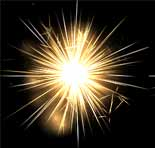
%> input picture vox (2).png, 155 x 148 px
$ octave spawnSprite.m   (GNU Octave 9; MATLAB toolbox functions it lacks are replaced by stand-ins)
%> lines starting %> are read from the running program, lines starting %| are printed output that depends on the picture
I1 = imread('vox (2).png');
%> I1 is the input picture: size 148x155x3 uint8; mean R, G, B 63.5, 54.4, 38.9
IS1 = image(I1,'XData',[190 235],'YData',[50 100],'visible','off');
I2 = imread('vox (3).png');
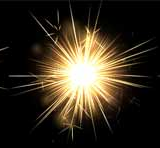
%> input picture vox (3).png, 160 x 148 px
%> I2 is the input picture: size 148x160x3 uint8; mean R, G, B 53.9, 45.5, 31.6
IS2 = image(I2,'XData',[190 235],'YData',[50 100],'visible','off');
I3 = imread('vox (4).png');
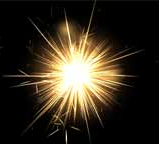
%> input picture vox (4).png, 159 x 144 px
%> I3 is the input picture: size 144x159x3 uint8; mean R, G, B 52.7, 44.2, 30.6
IS3 = image(I3,'XData',[190 235],'YData',[50 100],'visible','off');
I4 = imread('vox (5).png');
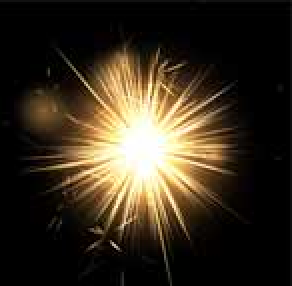
%> input picture vox (5).png, 146 x 143 px (shown 2 times larger)
%> I4 is the input picture: size 143x146x3 uint8; mean R, G, B 55.7, 46, 31.3
IS4 = image(I4,'XData',[190 235],'YData',[50 100],'visible','off');
I5 = imread('vox (6).png');
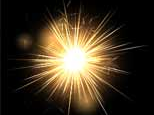
%> input picture vox (6).png, 154 x 115 px
%> I5 is the input picture: size 115x154x3 uint8; mean R, G, B 64.3, 52.4, 34.4
IS5 = image(I5,'XData',[190 235],'YData',[50 100],'visible','off');
I6 = imread('vox (7).png');
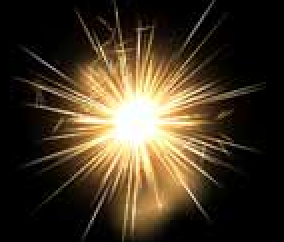
%> input picture vox (7).png, 142 x 121 px (shown 2 times larger)
%> I6 is the input picture: size 121x142x3 uint8; mean R, G, B 66.7, 54.6, 36.6
IS6 = image(I6,'XData',[190 235],'YData',[50 100],'visible','off');
%> (the run ends here)
